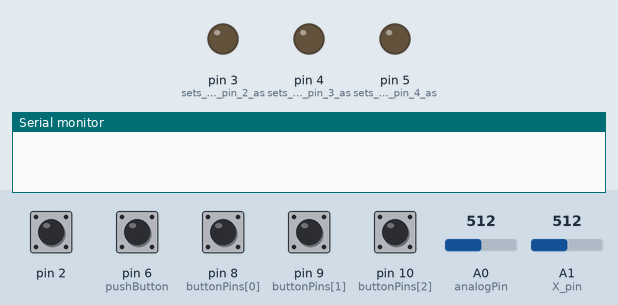
Recording of a sketch running on a simulated Arduino Uno, built with avr-gcc and run on an emulated ATmega328P. Shown: output pins drawn as LEDs (lit = HIGH), the last lines printed to the serial monitor. The test bench sets the inputs (shaded band); at power-on: pin 2, pin 8 (buttonPins[0]), pin 9 (buttonPins[1]), pin 10 (buttonPins[2]) HIGH, pin 6 (pushButton) LOW, A0 (analogPin) = 512, A1 (X_pin) = 512.

Above: at 1.2 s.
1.3 s: A0 (analogPin) set to 598
2.8 s: A0 (analogPin) set to 624
At 3.6 s:
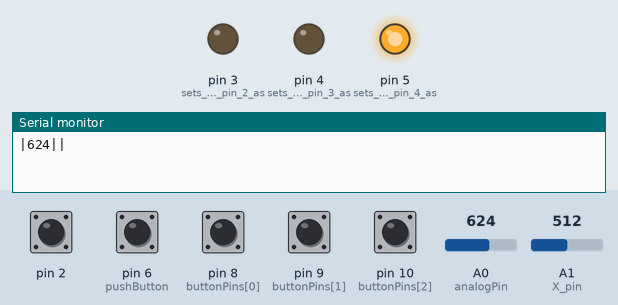
4.5 s: A0 (analogPin) set to 541
6.0 s: A0 (analogPin) set to 507
At 7.2 s:
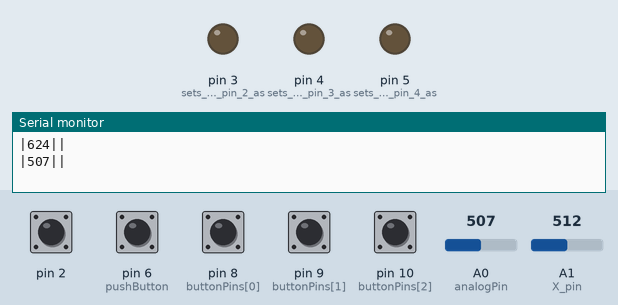
7.5 s: A1 (X_pin) set to 457
9.0 s: A1 (X_pin) set to 438
Timing chart, 0 to 12.0 s (numbered marks = the images above; inputs shaded):
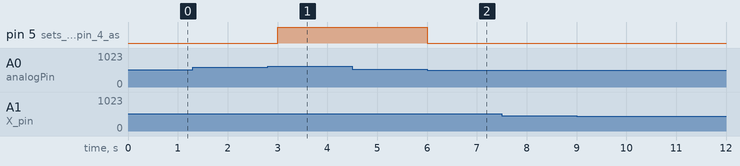

The sketch:

Input.ino
```cpp
//recipe selection
const int X_pin = A1; // analog pin connected to X output

// texture
const int ledCount = 3;    // the number of LEDs in the bar graph
const int analogPin = A0;   // the pin that the potentiometer is attached to
int potState;

// colors
int buttonPins[] = {8, 9, 10};       // an array of pin numbers to which LEDs are attached
int pinCount = 3;           // the number of pins (i.e. the length of the array)
int ButtonsState[3];
int index;
int ButtonValue;

//random
int pushButton = 6;

void setup() {
  //start serial connection
  Serial.begin(9600);
  //configure pin 2 as an input and enable the internal pull-up resistor

//texture
  pinMode(2, INPUT_PULLUP);
  pinMode(3, OUTPUT);    // sets the digital pin 2 as output
  pinMode(4, OUTPUT);    // sets the digital pin 3 as output
  pinMode(5, OUTPUT);    // sets the digital pin 4 as output
  potState = analogRead(A0);

//colors
  for (int index = 0; index < pinCount; index++) {
    pinMode(buttonPins[index], INPUT_PULLUP);
    ButtonsState[index] = digitalRead(buttonPins[index]);
  }

//random
  pinMode(pushButton, INPUT);

}

//boolean for texture
boolean checkInRange(int x, int y, int range) {
  /*
   * check if "y" is close to "x" by "range"
   */
    int minValue = x - range;
    int maxValue = x + range;
    if (minValue <= y && y <= maxValue) {
      return false;
    }
    else {
      return true;
    }
}


void loop() {

  //read the pushbutton value into a variable
  //potentiometer loop
  int sensorVal = digitalRead(2);
  int potCurrent = analogRead(analogPin);
  int buttonState = digitalRead(pushButton);

  //recipe selection
  if ((analogRead(X_pin)) < 450){
    Serial.println("|down||");
  }

  if ((analogRead(X_pin)) > 600){
    Serial.println("|up||");
  }

  //int ledLevel = map(sensorReading, 0, 1023, 0, ledCount);
  if (checkInRange(potState, potCurrent, 100)){
        potState = potCurrent;

    if ((potCurrent > 450) && (potCurrent < 600)){
            digitalWrite(4, LOW);
            digitalWrite(3, LOW);
            digitalWrite(5, LOW);
            Serial.print("|");
            Serial.print(potCurrent);
            Serial.println("||");

        }
        else if (potCurrent < 512){
            digitalWrite(3, HIGH);
            digitalWrite(4, LOW);
            digitalWrite(5, LOW);
            Serial.print("|");
            Serial.print(potCurrent);
            Serial.println("||");

            }

       else  if (potCurrent > 512){
            digitalWrite(5, HIGH);
            digitalWrite(3, LOW);
            digitalWrite(4, LOW);
            Serial.print("|");
            Serial.print(potCurrent);
            Serial.println("||");

            }
        }


  //colors  loop from the lowest pin to the highest:
  for (int index = 0; index < pinCount; index++) {
      ButtonValue = digitalRead(buttonPins[index]);

      if (ButtonValue != ButtonsState[index]) {
          //Serial.print("this button has changed:");
          //Serial.println(buttonPins[index]);

          if (buttonPins[index] == 8) {
            Serial.print("|");
            Serial.print(potCurrent);
            Serial.print("|");
            Serial.print("y");
            Serial.println("||");

          }
          else if (buttonPins[index] == 9) {
            Serial.print("|");
            Serial.print(potCurrent);
            Serial.print("|");
            Serial.print("b");
            Serial.println("||");
          }

          else if (buttonPins[index] == 10) {
            Serial.print("|");
            Serial.print(potCurrent);
            Serial.print("|");
            Serial.print("g");
            Serial.println("||");

          }

          ButtonsState[index] = ButtonValue;
      }
  }


  // Keep in mind the pull-up means the pushbutton's logic is inverted. It goes
  // HIGH when it's open, and LOW when it's pressed. Turn on pin 13 when the
  // button's pressed, and off when it's not:


//random
  if (buttonState == 1){
    Serial.print("|random");
    Serial.println("||");

  }

    delay(300);        // delay in between reads for stability
}
```

Measured:
- the behaviour switches between 612 and 613 on A0 (analogPin) (found by bisection; images 0 and 1)
- the behaviour switches between 524 and 523 on A0 (analogPin) (found by bisection; images 1 and 2)
- after the input at 1.3 s, every drawn part: stays the same
- after the input at 2.8 s, pin 5 (sets_the_digital_pin_4_as): LOW → HIGH after 0.20 s
- after the input at 4.5 s, every drawn part: stays the same
- after the input at 6.0 s, pin 5 (sets_the_digital_pin_4_as): HIGH → LOW at once
- after the input at 7.5 s, every drawn part: stays the same
